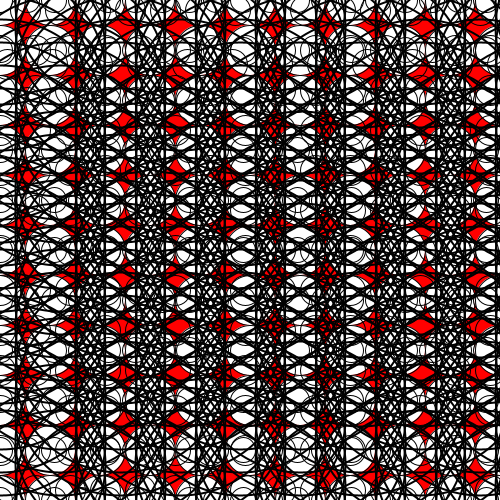
Frame 1 (no input)
Frame 60 (the mouse pressed at the canvas centre just before this capture): identical to frame 1, image omitted
Frame 120 (the mouse held since frame 60 and released just before this capture): identical to frame 1, image omitted

The Processing sketch that drew this single still picture (run headless with seeded random() and noise(); from frame 60 on, the mouse is pressed at the canvas centre):

// Processing sketch: processing_32927
// ── processing_32927.pde

int i=0;
int j=0;
int k=5;
int l=5;
int m=0;
int n=7;
int o=0;
int p=0;
int q=4;
int r=0;
int s=100;
int t=100;
int u=0;

void setup () {
  size (500,500);
  background (255,0,0);
  smooth();

 
  while (j<11){
   
    while (i<11){
    ellipse (i*50, j*50, 50, 50);
    i=i+1;
    }
    j=j+1;
    i=0;
  }
 noFill();
 strokeWeight (2);
 while (q<521){
 
 while (p<521){
 ellipse (p*6, q, 210, 200);
 p=p+10;
 }
 q=q+23;
 p=0;
 }
 
}

void draw (){
  
  strokeWeight (1);
 while (l<521){ 
   
 while (k<521){ 
 ellipse (k*5, l*2, 30, 30);
k=k+7;
}
l=l+20;
k=0;
 }
  
  while (o<521){
  
 while (m<521){
ellipse (m*3, o*5, 25, 25);
 m=m+9;
 }
 o=o+10;
 m=0;
  }
 
while (n<521){
 ellipse (n, 64, 30, 30);
 n=n+45;
}

/*strokeWeight (1);
stroke (255,255, 255);
while (r<2000){
ellipse (0,0,r,r);
r=r+10;
}

while (u<2000){
ellipse (500,500, u, u);
u=u+10;
}

strokeWeight (1);
stroke (0,0,0);
while (s<2000){
ellipse (0,500,s,s);
s=s+50;
}

while (t<2000){
ellipse (500,0,t,t);
t=t+50;
}

*/
}
